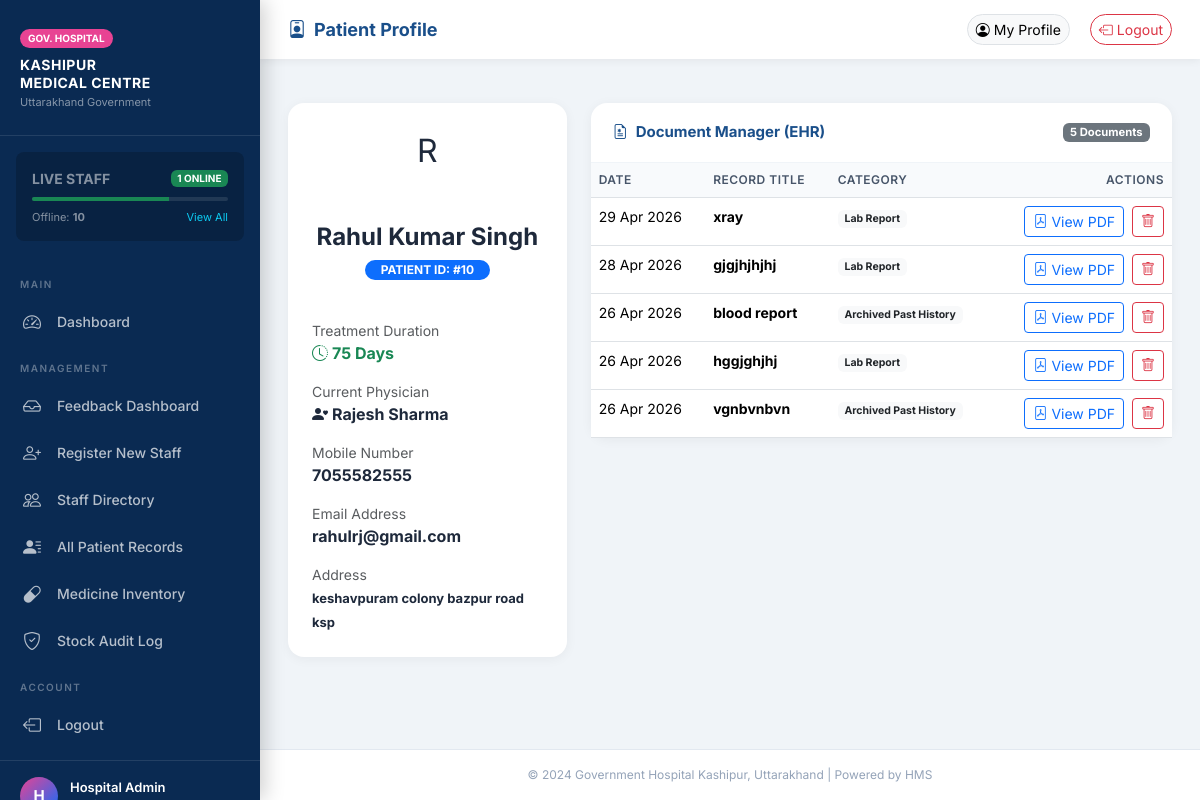
Screenshot of /admin-panel/patients/10/ (signed in) with the database file from the repository.
### hospital/models.py (models this page shows, shortened)
class CustomUser(AbstractUser):
    PATIENT      = 'PATIENT'
    DOCTOR       = 'DOCTOR'
    NURSE        = 'NURSE'
    PHARMACIST   = 'PHARMACIST'
    RECEPTIONIST = 'RECEPTIONIST'
    ADMIN        = 'ADMIN'
    ROLE_CHOICES = [
        (PATIENT,      'Patient'),
        (DOCTOR,       'Doctor'),
        (NURSE,        'Nurse'),
        (PHARMACIST,   'Pharmacist'),
        (RECEPTIONIST, 'Receptionist'),
        (ADMIN,        'Admin'),
    ]
    role         = models.CharField(max_length=20, choices=ROLE_CHOICES, default=PATIENT)
    mobile_no    = models.CharField(max_length=10, validators=[phone_validator], db_index=True, blank=True, null=True)
    alt_mobile_no= models.CharField(max_length=10, validators=[phone_validator], blank=True, null=True)
    address      = models.TextField(blank=True, null=True)
    is_approved  = models.BooleanField(
        default=False,
        help_text='Staff must be approved by Admin before they can log in.'
    )
    is_available = models.BooleanField(default=False)
    class Meta:
        verbose_name      = 'User'
        verbose_name_plural = 'Users'
    @property
    def is_staff_role(self):
        return self.role in [self.DOCTOR, self.NURSE, self.PHARMACIST, self.RECEPTIONIST, self.ADMIN]
    @property
    def display_name(self):
        return self.get_full_name() or self.username

class MedicalRecord(models.Model):
    CATEGORY_CHOICES = [
        ('LAB_REPORT',   'Lab Report'),
        ('PAST_HISTORY', 'Archived Past History'),
    ]
    patient     = models.ForeignKey(
        CustomUser, on_delete=models.CASCADE,
        related_name='medical_records',
        limit_choices_to={'role': CustomUser.PATIENT}
    )
    appointment = models.ForeignKey(
        Appointment, on_delete=models.SET_NULL,
        null=True, blank=True, related_name='records'
    )
    linked_member = models.ForeignKey(
        Dependent, on_delete=models.SET_NULL,
        null=True, blank=True, related_name='medical_records',
        help_text='Leave blank if the record is for the account holder (Self).'
    )
    title       = models.CharField(max_length=200)
    file        = models.FileField(
        upload_to='ehr/',
        validators=[validate_file_size],
        help_text='Max 5MB'
    )
    category    = models.CharField(max_length=20, choices=CATEGORY_CHOICES, default='LAB_REPORT')
    record_date = models.DateField(db_index=True)
    description = models.TextField(blank=True)
    uploaded_by = models.ForeignKey(
        CustomUser, on_delete=models.SET_NULL, null=True
    )
    uploaded_at = models.DateTimeField(auto_now_add=True)
    class Meta:
        verbose_name_plural = 'Medical Records'
        ordering          = ['-record_date', '-uploaded_at']

### hospital/views.py (the view)
        @login_required
        def wrapper(request, *args, **kwargs):
            if request.user.role not in roles:
                messages.error(request, 'Access denied.')
                return redirect('dashboard')
            return view_func(request, *args, **kwargs)

### hospital/templates/hospital/admin/patient_profile.html (shortened to what this page needs)
{% extends 'hospital/base.html' %}
{% block page_title %}<i class="bi bi-person-badge me-2"></i>Patient Profile{% endblock %}
{% block content %}
<div class="row g-4">
    <div class="col-md-4">
        <div class="ghk-card text-center p-4 mb-4">
            <div class="avatar mx-auto mb-3" style="width: 80px; height: 80px; font-size: 32px;">{{ p.display_name|first|upper }}</div>
            <h4 class="fw-bold mb-1">{{ p.display_name }}</h4>
            <div class="badge bg-primary rounded-pill px-3 mb-3">PATIENT ID: #{{ p.id }}</div>
            <div class="text-start mt-4">
                <div class="mb-3">
                    <label class="small text-muted d-block">Treatment Duration</label>
                    <span class="fw-bold text-success"><i class="bi bi-clock-history me-1"></i>{{ duration }}</span>
                </div>
                <div class="mb-3">
                    <label class="small text-muted d-block">Current Physician</label>
                    <span class="fw-bold"><i class="bi bi-person-heart me-1"></i>{{ physician }}</span>
                </div>
                <div class="mb-3">
                    <label class="small text-muted d-block">Mobile Number</label>
                    <span class="fw-bold">{{ p.mobile_no|default:"—" }}</span>
                </div>
                <div class="mb-3">
                    <label class="small text-muted d-block">Email Address</label>
                    <span class="fw-bold">{{ p.email|default:"—" }}</span>
                </div>
                <div>
                    <label class="small text-muted d-block">Address</label>
                    <span class="fw-bold" style="font-size: 13px;">{{ p.address|default:"—" }}</span>
                </div>
            </div>
        </div>
    </div>
    <div class="col-md-8">
        <div class="ghk-card">
            <div class="card-header d-flex justify-content-between align-items-center">
                <span><i class="bi bi-file-earmark-medical me-2"></i>Document Manager (EHR)</span>
                <span class="badge bg-secondary">{{ records|length }} Documents</span>
            </div>
            <div class="card-body p-0">
                <div class="table-responsive">
                    <table class="table ghk-table table-hover mb-0">
                        <thead>
                            <tr>
                                <th>Date</th>
                                <th>Record Title</th>
                                <th>Category</th>
                                <th class="text-end">Actions</th>
                            </tr>
                        </thead>
                        <tbody>
                            {% for r in records %}
                            <tr>
                                <td>{{ r.record_date|date:"d M Y" }}</td>
                                <td class="fw-bold">{{ r.title }}</td>
                                <td><span class="badge bg-light text-dark">{{ r.get_category_display }}</span></td>
                                <td class="text-end">
                                    <a href="{{ r.file.url }}" target="_blank" class="btn btn-sm btn-outline-primary me-1">
                                        <i class="bi bi-file-pdf me-1"></i>View PDF
                                    </a>
                                    <form method="post" action="{% url 'delete_medical_record' r.id %}" class="d-inline" onsubmit="return confirm('Are you sure you want to PERMANENTLY DELETE this document? This action cannot be undone.');">
                                        <button type="submit" class="btn btn-sm btn-outline-danger">
                                            <i class="bi bi-trash"></i>
                                        </button>
                                    </form>
                                </td>
                            </tr>
                            {% empty %}
                            <tr>
                                <td colspan="4" class="text-center py-5 text-muted">No medical records found for this patient.</td>
                            </tr>
                            {% endfor %}
                        </tbody>
                    </table>
                </div>
            </div>
        </div>
    </div>
</div>
{% endblock %}

### hospital/templates/hospital/base.html (shortened to what this page needs)
<!DOCTYPE html>
<html lang="en">
<head>
    <link href="https://cdn.jsdelivr.net/npm/bootstrap@5.3.2/dist/css/bootstrap.min.css" rel="stylesheet">
    <link href="https://cdn.jsdelivr.net/npm/bootstrap-icons@1.11.3/font/bootstrap-icons.css" rel="stylesheet">
</head>
<body>
{% if user.is_authenticated %}
<nav class="sidebar">
    <div class="sidebar-brand">
        <div class="ghk-badge">GOV. HOSPITAL</div>
        <div class="hospital-name">Kashipur<br>Medical Centre</div>
        <div class="hospital-sub">Uttarakhand Government</div>
    </div>
    {% if user.role == 'ADMIN' %}
    <div class="px-3 mt-3 mb-2">
        <div class="p-3 rounded-3 bg-dark-subtle" style="background: rgba(0,0,0,0.2) !important;">
            <div class="d-flex align-items-center justify-content-between mb-2">
                <span class="small text-white-50 fw-bold">LIVE STAFF</span>
                <span class="badge bg-success" style="font-size: 10px;">{{ global_staff_available|default:0 }} ONLINE</span>
            </div>
            <div class="progress" style="height: 4px; background: rgba(255,255,255,0.1);">
                <div class="progress-bar bg-success" style="width: 70%;"></div>
            </div>
            <div class="d-flex justify-content-between mt-2">
                <span class="text-white-50" style="font-size: 11px;">Offline: <strong>{{ global_staff_offline|default:0 }}</strong></span>
                <a href="{% url 'staff_availability' %}" class="text-info text-decoration-none" style="font-size: 11px;">View All</a>
            </div>
        </div>
    </div>
    {% endif %}
    <div class="sidebar-nav">
        <div class="nav-section">Main</div>
        <a href="{% url 'dashboard' %}" class="nav-link {% if request.path == '/dashboard/' %}active{% endif %}">
            <i class="bi bi-speedometer2"></i> Dashboard
        </a>
        {% if user.role == 'RECEPTIONIST' or user.role == 'ADMIN' %}
        <div class="nav-section">Management</div>
        <a href="{% url 'feedback_dashboard' %}" class="nav-link {% if request.path == '/feedback/dashboard/' %}active{% endif %}"><i class="bi bi-inbox"></i> Feedback Dashboard</a>
        {% endif %}
        {% if user.role == 'ADMIN' %}
        <a href="{% url 'direct_staff_registration' %}" class="nav-link {% if request.path == '/admin-panel/staff/register/' %}active{% endif %}"><i class="bi bi-person-plus"></i> Register New Staff</a>
        <a href="{% url 'staff_availability' %}" class="nav-link {% if request.path == '/admin-panel/staff/availability/' %}active{% endif %}"><i class="bi bi-people"></i> Staff Directory</a>
        <a href="{% url 'all_patient_records' %}" class="nav-link {% if request.path == '/admin-panel/patients/' %}active{% endif %}"><i class="bi bi-person-lines-fill"></i> All Patient Records</a>
        {% if user.role != 'PHARMACIST' %}
        <a href="{% url 'inventory_list' %}" class="nav-link {% if request.path == '/pharmacy/inventory/' %}active{% endif %}"><i class="bi bi-capsule"></i> Medicine Inventory</a>
        <a href="{% url 'audit_log' %}" class="nav-link {% if request.path == '/pharmacy/audit-log/' %}active{% endif %}"><i class="bi bi-shield-check"></i> Stock Audit Log</a>
        {% endif %}
        {% endif %}
        <div class="nav-section">Account</div>
        <a href="{% url 'logout' %}" class="nav-link"><i class="bi bi-box-arrow-left"></i> Logout</a>
    </div>
    <div class="sidebar-user">
        <div class="avatar">{{ user.display_name|first|upper }}</div>
        <div class="user-info">
            <div class="name">{{ user.display_name }}</div>
            <div class="role">{{ user.get_role_display }}</div>
        </div>
    </div>
</nav>
<div class="main-content">
    <div class="top-bar">
        <div class="page-title">{% block page_title %}Dashboard{% endblock %}</div>
        <div class="top-actions">
            {% if user.is_staff_role %}
            <a href="{% url 'my_profile' %}" class="btn btn-sm btn-light border rounded-pill me-2">
                <i class="bi bi-person-circle me-1"></i>My Profile
            </a>
            {% endif %}
            <a href="{% url 'logout' %}" class="btn btn-sm btn-outline-danger rounded-pill">
                <i class="bi bi-box-arrow-left me-1"></i>Logout
            </a>
        </div>
    </div>
    <div class="content-area">
        {% block content %}{% endblock %}
    </div>
    <footer style="text-align:center; padding: 16px; font-size: 12px; color: #94a3b8; border-top: 1px solid #e2e8f0; background: white; margin-top: auto;">
        © 2024 Government Hospital Kashipur, Uttarakhand | Powered by HMS
    </footer>
</div>
{% else %}
<div class="min-vh-100 d-flex align-items-center justify-content-center" style="background: linear-gradient(135deg, #0a2a52 0%, #1a4f8a 60%, #0d6efd 100%);">
    {% block auth_content %}{% endblock %}
</div>
{% endif %}
</body>
</html>

### rows the page displays
CustomUser: display_name "Hospital Admin"
CustomUser: display_name|first "R", display_name "Rahul Kumar Singh", id "10", mobile_no "7055582555", email "rahulrj@gmail.com", address "keshavpuram colony bazpur road ksp"
MedicalRecord: record_date "29 Apr 2026", title "xray", category "Lab Report"
MedicalRecord: record_date "28 Apr 2026", title "gjgjhjhjhj", category "Lab Report"
MedicalRecord: record_date "26 Apr 2026", title "blood report", category "Archived Past History"
MedicalRecord: record_date "26 Apr 2026", title "hggjghjhj", category "Lab Report"
MedicalRecord: record_date "26 Apr 2026", title "vgnbvnbvn", category "Archived Past History"

### other values shown
{{ global_staff_available|default:0 }} "1"
{{ global_staff_offline|default:0 }} "10"
{{ duration }} "75 Days"
{{ physician }} "Rajesh Sharma"
{{ records|length }} "5"
